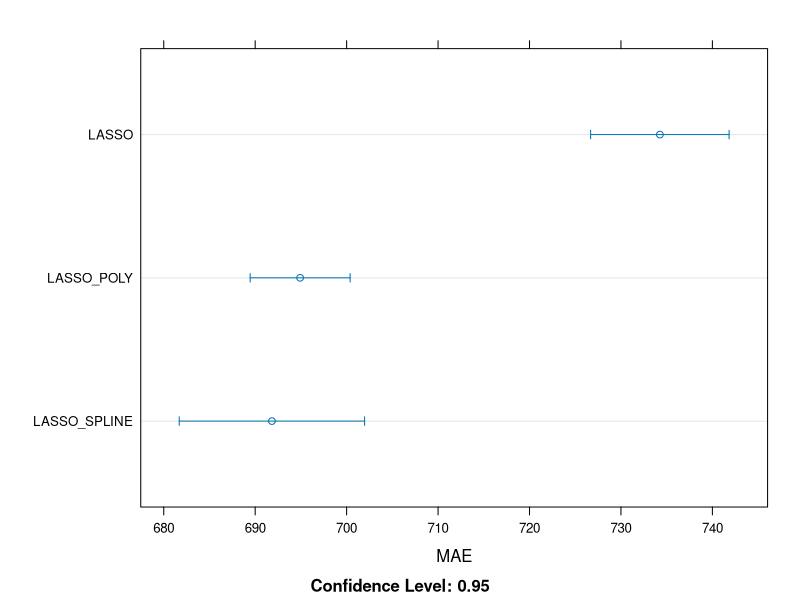

Here is the R script that generated this plot: (Note: this script raises an error after producing the figure.)
# Pacotes -----------------------------------------------------------------

library(tidyverse)
library(caret)
library(recipes)

# Data --------------------------------------------------------------------

diamantes <- ggplot2::diamonds

# retirar linhas que estão erradas.
diamantes <- diamantes %>% 
  mutate(
    depth2 = round(2 * z / (x + y), 3)*100, 
    teste = near(depth, depth2, tol = 1)
  ) %>% 
  filter(teste == TRUE) %>% 
  select(-depth2, -teste)

# transformar variaveis em caracter
diamantes <- diamantes %>% 
  mutate_at(vars(cut, color, clarity), as.character)

id_train <- sample.int(nrow(diamantes), 0.8*nrow(diamantes))
train <- diamantes[id_train,]
valid <- diamantes[-id_train,]

# Receita & Train Control -------------------------------------------------

receita <- recipe(price ~ ., data = train) %>% 
  step_center(all_numeric(), -all_outcomes()) %>% 
  step_scale(all_numeric(), -all_outcomes()) %>% 
  step_dummy(all_nominal(), -all_outcomes()) %>% 
  step_zv(all_predictors()) 

tc <- trainControl(method = "cv", number = 5, verboseIter = TRUE, search = "random")

# Modelo linear -----------------------------------------------------------

getModelInfo("glmnet", regex = FALSE)$glmnet$parameters

lasso_1 <- receita %>% 
  train(
    data = train, 
    method = "glmnet", 
    trControl = tc, 
    tuneLength = 5,
    metric = "MAE"
  )

lasso_2 <- receita %>% 
  step_poly(x, y, z, carat) %>% 
  train(
    data = train, 
    method = "glmnet", 
    trControl = tc, 
    tuneLength = 5,
    metric = "MAE"
  )

lasso_3 <- receita %>% 
  step_ns(x, y, z, carat) %>% 
  train(
    data = train, 
    method = "glmnet", 
    trControl = tc, 
    tuneLength = 5,
    metric = "MAE"
  )

resamps <- resamples(
  list(
    LASSO = lasso_1, 
    LASSO_POLY = lasso_2, 
    LASSO_SPLINE = lasso_3
  )
)

dotplot(resamps, metric = "MAE")

saveRDS(lasso_2, "lasso.rds")


# Random Forest -----------------------------------------------------------

getModelInfo("ranger", regex = FALSE)$ranger$parameters


rf <- receita %>% 
  train(
    data = train, 
    method = "ranger", 
    trControl = tc, 
    tuneLength = 3,
    metric = "MAE",
    verbose = FALSE
  )


saveRDS(rf, "rf.rds")

resamps <- resamples(
  list(
    LASSO = lasso_1, 
    LASSO_POLY = lasso_2, 
    LASSO_SPLINE = lasso_3,
    RF = rf
  )
)

dotplot(resamps, metric = "MAE")

# XGBoost -----------------------------------------------------------------

getModelInfo("xgbTree", regex = FALSE)$xgbTree$parameters

tc <- trainControl(
  method = "cv", 
  number = 5, 
  verboseIter = TRUE, 
  search = "random"
)

xgb <- receita %>% 
  train(
    data = train, 
    method = "xgbTree", 
    trControl = tc, 
    tuneLength = 10,
    metric = "MAE"
  )

saveRDS(xgb, "xgb.rds")

resamps <- resamples(
  list(
    LASSO = lasso_1, 
    LASSO_POLY = lasso_2, 
    LASSO_SPLINE = lasso_3,
    RF = rf,
    XGB = xgb
  )
)

dotplot(resamps, metric = "MAE")

# Previsao na base de teste -----------------------------------------------

previsoes <- valid %>% 
  mutate(
    LASSO = predict(lasso_2, valid),
    RF = predict(rf, valid),
    XGB = predict(xgb, valid)
  ) %>% 
  gather(modelo, predito, LASSO, RF, XGB)

previsoes %>% 
  group_by(modelo) %>% 
  summarise(MAE = mean(abs(predito - price)))

previsoes %>% 
  ggplot(aes(x = price, y = predito)) +
  geom_point() +
  facet_wrap(~modelo, ncol = 3) +
  geom_abline(intercept = 0, slope = 1, color = "red", linetype = "dashed")